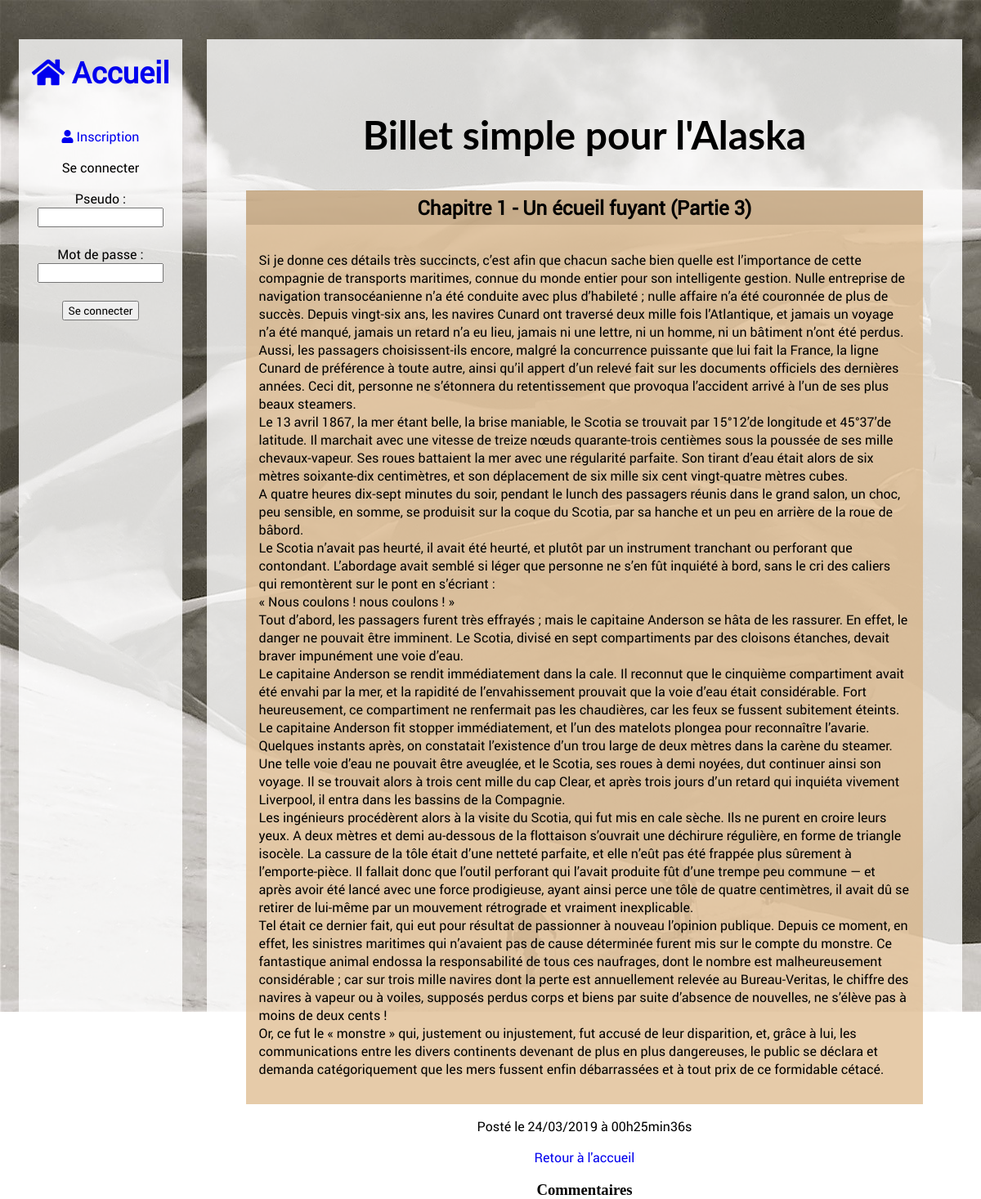
The app's page /index.php?action=post&id=60 with its own data.
### tables this page shows
CREATE TABLE IF NOT EXISTS `billets` (
  `id` int(11) NOT NULL AUTO_INCREMENT,
  `title` varchar(255) NOT NULL,
  `content` text NOT NULL,
  `entry_date` datetime NOT NULL,
  PRIMARY KEY (`id`)
);

### controller/controller.php (called while the page is built, shortened)
<?php
require_once('model/PostManager.php');
function singlePost(){
	$postManager = new PostManager();
	$post = $postManager->callPost($_GET['id']);
	require('view/showPostView.php');
}

### model/PostManager.php (called while the page is built, shortened)
<?php
class PostManager extends Manager{
	function callPost($postId){
	$bdd = $this->databaseConnect();
	$req = $bdd->prepare('SELECT id,title,content,DATE_FORMAT(entry_date, \'%d/%m/%Y à %Hh%imin%ss\') AS date_creation FROM billets WHERE id = :id');
	$req->execute(array('id' =>$postId));
	$singlePost = $req->fetch();
	return $singlePost;
	}
}

### view/showPostView.php (the view, shortened to what this page needs)
<h1>Billet simple pour l'Alaska</h1>
	<div>
		<h2>
			<?= htmlspecialchars($post['title'])?>
		</h2>
		<div class='blogEntry'><?= $post['content'] ?> </div>
	</div>
<p><?= 'Posté le ' . $post['date_creation']?> </p>
<a href='index.php?action=showPosts'>Retour à l'accueil</a>
<div>
	<h3 id="comments">Commentaires</h3>
</div>
<?php require('template.php'); ?>

### public/css/style.css (style rules this page uses)
body { background-image:url("../images/background.jpg"); background-repeat:no-repeat; background-attachment: fixed; text-align:center; display:flex; justify-content: space-around; margin-top:3em; }
a,h2,p,label,#comment,input,#loginSection { font-family: 'robotoregular',serif; }
h1 { font-family: 'lato' ,serif; }
a { text-decoration: none; }
h2 { padding:5px; background-color:rgba(174,131,76,0.6); }
h1 { font-size:3em; }
.blogEntry { background-color:rgba(213,169,113,0.6); }
.blogEntry p { margin-top:-20px; padding:2em 1em 2em 1em; text-align:left; }

### records on screen
billets: title "Chapitre 1 - Un écueil fuyant (Partie 3)", content "Si je donne ces détails très succincts, c’est afin que chacun sache bien quelle est l’importance de cette compagnie de transports maritimes, connue du monde entier pour son intelligente gestion. Nulle entreprise de navigation transocéanienne n’a été conduite avec plus d’habileté ; nulle affaire n’a été couronnée de plus de succès. Depuis vingt-six ans, les navires Cunard ont traversé deux mille fois l’Atlantique, et jamais un voyage n’a été manqué, jamais un retard n’a eu lieu, jamais ni une lettre, ni un homme, ni un bâtiment n’ont été perdus. Aussi, les passagers choisissent-ils encore, malgré la concurrence puissante que lui fait la France, la ligne Cunard de préférence à toute autre,…"

### other values on screen
$post['date_creation'] "24/03/2019 à 00h25min36s"
